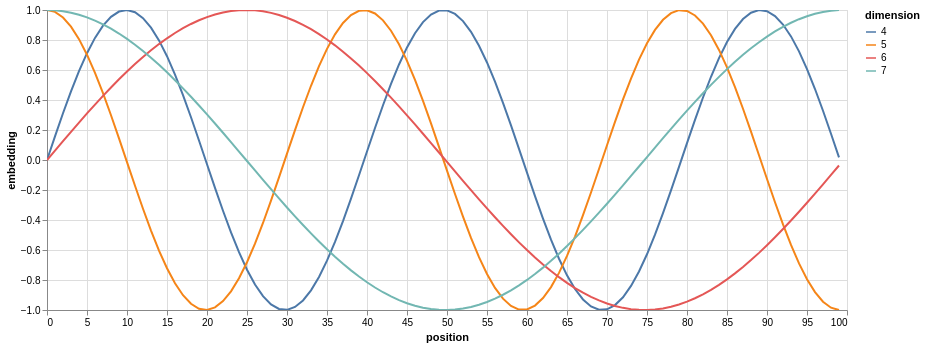

This figure's notebook cell:
### Markdown cell above
> Below the positional encoding will add in a sine wave based on
> position. The frequency and offset of the wave is different for
> each dimension.

### Code cell
def example_positional():
    pe = PositionalEncoding(20, 0)
    y = pe.forward(torch.zeros(1, 100, 20))

    data = pd.concat(
        [
            pd.DataFrame(
                {
                    "embedding": y[0, :, dim],
                    "dimension": dim,
                    "position": list(range(100)),
                }
            )
            for dim in [4, 5, 6, 7]
        ]
    )

    return (
        alt.Chart(data)
        .mark_line()
        .properties(width=800)
        .encode(x="position", y="embedding", color="dimension:N")
        .interactive()
    )


show_example(example_positional)

### Figure 1 — Vega-Lite specification as saved in the notebook (floating-point values rounded to 4 significant figures; data arrays with more than 128 entries replaced by an {"elided": "..."} marker saying what was removed)
{"config": {"view": {"continuousWidth": 300, "continuousHeight": 300}}, "data": {"name": "data-74197a450f4fae82b525a303f60629a7"}, "mark": {"type": "line"}, "encoding": {"color": {"field": "dimension", "type": "nominal"}, "x": {"field": "position", "type": "quantitative"}, "y": {"field": "embedding", "type": "quantitative"}}, "params": [{"name": "param_1e9efca18e7a2868", "select": {"type": "interval", "encodings": ["x", "y"]}, "bind": "scales"}], "width": 800, "$schema": "https://vega.github.io/schema/vega-lite/v6.1.0.json", "datasets": {"data-74197a450f4fae82b525a303f60629a7": {"elided": "400 records"}}}
